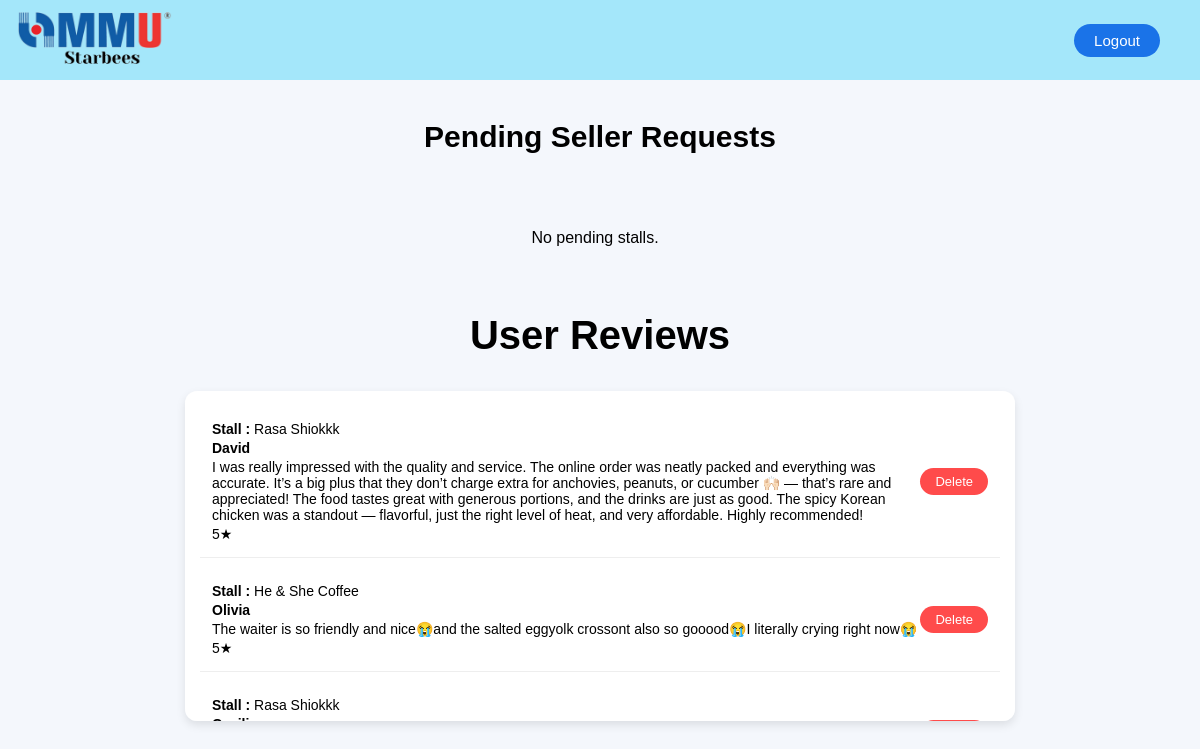
Screenshot of /admin_dashboard (signed in) with the database file from the repository.
### website/models.py (models this page shows, shortened)
class Review(db.Model):
    id = db.Column(db.Integer,primary_key=True)
    review = db.Column(db.String(500),nullable=False)
    rating = db.Column(db.String(50),nullable=False)
    review_pic = db.Column(db.String(200),nullable=True)
    user_id = db.Column(db.Integer,db.ForeignKey('user.id'),nullable=False)
    stall_id = db.Column(db.Integer,db.ForeignKey('stall.id'),nullable=False)
    user = db.relationship('User', backref='reviews')

class Stall(db.Model, UserMixin):
    id = db.Column(db.Integer, primary_key=True)
    stallname = db.Column(db.String(150), unique=True, nullable=False)
    stallowner = db.Column(db.String(150), nullable=False)
    email = db.Column(db.String(150), unique=True, nullable=False)
    password1 = db.Column(db.String(150), nullable=False)
    openhour = db.Column(db.Time, nullable=False)
    closehour = db.Column(db.Time, nullable=False)
    prof_pic = db.Column(db.String(200), nullable=True)
    bg_pic = db.Column(db.String(200), nullable=True)
    latitude = db.Column(db.Float,nullable=False)
    longitude = db.Column(db.Float,nullable=False)
    stall_des = db.Column(db.String(200),nullable=False)
    role = db.Column(db.String(50), nullable=False,default='stall')
    location = db.Column(db.String(50),nullable=False,unique=True)
    openday =  db.Column(db.String(50),nullable=False)
    contact = db.Column(db.String(50),nullable=False,unique=True)
    instagram = db.Column(db.String(50),nullable=False)
    products = db.relationship('Product', backref='stall' , lazy=True)
    rating = db.Column(db.Float, default=0.0)
    rating_total = db.Column(db.Integer, default=0)
    rating_count = db.Column(db.Integer, default=0)
    approval_status = db.Column(db.Boolean, default=False)

class User(db.Model, UserMixin):
    id = db.Column(db.Integer, primary_key=True)
    email = db.Column(db.String(150), unique=True)
    password1 = db.Column(db.String(150))
    user_name = db.Column(db.String(150))
    notes = db.relationship('Note')
    role = db.Column(db.String(50), nullable=False,default='user')

### website/auth.py (the view)
@auth.route('/admin_dashboard')
@role_required('admin')
def admin_dashboard():
    pending_stalls = Stall.query.filter_by(approval_status=False).all()
    reviews = db.session.query(Review, Stall).join(Stall, Review.stall_id == Stall.id).order_by(Review.id.desc()).all()
    return render_template('admin_dashboard.html',reviews=reviews, pending_stalls=pending_stalls)

### website/__init__.py (called while the page is built)
def role_required(*role):
    def decorator(f):
        from flask_login import current_user
        from functools import wraps
        @wraps(f)
        def decorated_function(*args, **kwargs):
            if not current_user.is_authenticated:
                flash("Please log in to access this page.", category="error")
                return redirect(url_for("auth.login"))
            user_role = getattr(current_user, 'role', None)
            if user_role not in role:
                flash('Access denied. Insufficient permissions.', category='error')
                return redirect(url_for('views.home'))
            return f(*args, **kwargs)
        return decorated_function
    return decorator

### website/templates/admin_dashboard.html (shortened to what this page needs)
<!DOCTYPE html>
<html lang="en">
<head>
</head>
<body>
    <nav>
        <div class="navbar">
            <div class="logo">
                <img src="{{ url_for('static',filename='photos/logo.png') }}" alt="mmu logo">
            </div>
            <div>
              <form action="{{ url_for('auth.logout') }}" method="POST">
                <button type="submit" class="btn approve" style="padding:8px 20px; border-radius:20px; margin-right: 60px;">
                  Logout
                </button>
              </form>
            </div>
        </div>
    </nav>
     <h2 style="margin-top:100px; text-align:center;font-size: 30px">Pending Seller Requests</h2>
<div class="stall-list">
    {% for stall in pending_stalls %}
    <div class="card">
        <div class="stall-info">
          <img src="{{ url_for('static', filename='uploads/' ~ (stall.prof_pic or 'default.png')) }}" alt="Stall Picture">
          <div class="details">
            <p><b>Stall Name:</b> {{ stall.stallname }}</p>
            <p><b>Stall Owner:</b> {{ stall.stallowner }}</p>
            <p><b>Opening Hour:</b> {{ stall.openhour }}</p>
            <p><b>Closing Hour:</b> {{ stall.closehour }}</p>
          </div>
        </div>
        <p><b>Stall Description:</b> {{ stall.stall_des }}</p>
        <div class="actions">
          <form method="POST" action="{{ url_for('auth.approve_stall', stall_id=stall.id) }}">
            <button type="submit" class="btn approve">Approve</button>
          </form>
          <form method="POST" action="{{ url_for('auth.deny_stall', stall_id=stall.id) }}">
            <button type="submit" class="btn deny">Deny</button>
          </form>
        </div>
    </div>
    {% else %}
       <p style="text-align:center; margin-top:50px;">No pending stalls.</p>
    {% endfor %}
</div>
    <h2 style="margin-top:50px; text-align:center;font-size: 40px">User Reviews</h2>
<div class="reviews-section">
  {% if reviews %}
    {% for review ,stall in reviews|sort(attribute='id', reverse=true) %}
    <div class="review-card">
      <div class="review-text">
        <p><strong>Stall : </strong>{{ stall.stallname }}</p>
        <p><b>{{ review.user.user_name }}</b>
        <p>{{ review.review }}</p>
        <p>{{ review.rating}}★ </p>
      </div>
      <div class="review-actions">
        <form method="POST" action="{{ url_for('auth.delete', review_id=review.id) }}">
          <button type="submit" class="btn deny">Delete</button>
        </form>
      </div>
    </div>
    {% endfor %}
  {% else %}
    <p style="text-align:center; margin-top:20px;">No reviews available.</p>
  {% endif %}
</div>
</body>
</html>

### website/templates/admin_dashboard.html (style rules this page uses)
body { font-family: Arial, sans-serif; background: #f4f7fc; margin: 0; padding: 20px; }
.navbar { position: fixed; top:0 ; left: 0; height: 80px; width: 100%; background: rgb(164, 231, 250); display: flex; align-items: center; justify-content: space-between; padding: 0 20px; z-index: 10; }
.logo { font-size: 24px; font-weight: bold; }
.logo img { height: 65px; transform: translateX(-10px); }
.btn { padding: 10px 25px; border: none; border-radius: 25px; cursor: pointer; font-size: 15px; transition: 0.3s; }
.btn.deny { background: #ff4b4b; color: #fff; }
.btn.approve { background: #1a73e8; color: #fff; }
.reviews-section { max-height: 300px; overflow-y: auto; margin: 20px auto; padding: 15px; background: #fff; border-radius: 12px; box-shadow: 0 4px 10px rgba(0,0,0,0.1); width: 90%; max-width: 800px; }
.review-card { display: flex; justify-content: space-between; align-items: center; padding: 12px; margin-bottom: 10px; border-bottom: 1px solid #eee; }
.review-text p { margin: 3px 0; font-size: 14px; }
.review-actions .btn.deny { padding: 6px 15px; font-size: 13px; border-radius: 15px; }
.stall-list { max-height: 600px; overflow-y: auto; padding-right: 10px; }

### rows the page displays
Review: stallname "Rasa Shiokkk", user.user_name "David", review "I was really impressed with the quality and service. The online order was neatly packed and everything was accurate. It’s a big plus that they don’t charge extra for anchovies, peanuts, or cucumber 🙌🏻 — that’s rare and appreciated! The food tastes great with generous portions, and the drinks are just as good. The spicy Korean chicken was a standout — flavorful, just the right level of heat, and very affordable. Highly recommended!", rating "5"
Review: stallname "He & She Coffee", user.user_name "Olivia", review "The waiter is so friendly and nice😭and the salted eggyolk crossont also so gooood😭I literally crying right now😭", rating "5"
Review: stallname "Rasa Shiokkk"
